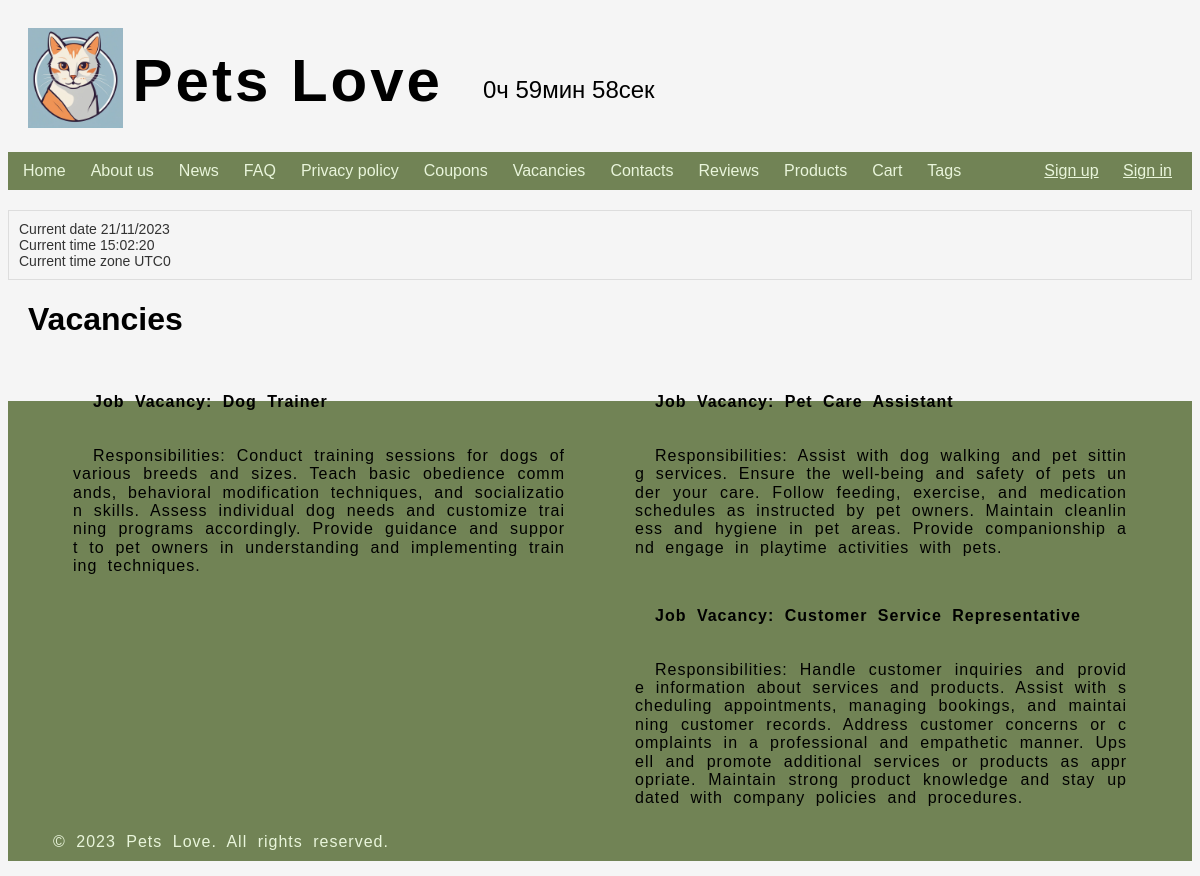
Page /vacancies/ on the committed database.
### shop/models.py (models this page shows)
class Vacancy(models.Model):
    title = models.CharField(max_length=50)
    description = models.TextField()

### shop/views.py (the view)
# urls.py: path('vacancies/', views.vacancies, name='vacancies'),
def vacancies(request):
    vacancies_list = Vacancy.objects.all()
    return render(request, 'information/vacancies.html', {'vacancies_list': vacancies_list})

### shop/templates/information/vacancies.html
{% extends "base.html" %}
{% load static %}
{% block extra_stylesheets %}
  <link rel="stylesheet" href={% static 'shop/styles_vacansies.css' %}>
{% endblock %}
{% block content %}
<body>
    <h1>Vacancies</h1>
    <div class="vacancies">
        {% for v in vacancies_list %}
        <div class="vacancy">
            <p><strong>{{ v.title }}</strong></p>
            <p>{{ v.description }}</p>
        </div>
        {% endfor %}
    </div>
   <br>
</body>
{% endblock %}

### shop/static/shop/styles_base.css (style rules this page uses)
body { font-family: 'Monseratt', Arial, sans-serif; padding: 0; background-color: #F5F5F5; overflow-x: hidden; }
p { margin: 15px; padding: 10px; text-indent: 20px; line-height: 1.15; text-transform: initial; word-spacing: 5px; letter-spacing: 1px; hyphens: auto; word-break: break-all; font-family: 'Monseratt', sans-serif; text-align: justify; font-kerning: normal; }
h1, h2, h3 { margin-left: 20px; }

### shop/static/shop/styles_vacansies.css (style rules this page uses)
.vacancy { float: left; width: 50%; box-sizing: border-box; padding: 0 10px; }
.vacancies::after { content: ""; clear: both; }
.vacancies { margin: 30px; }

### rows in the picture
Vacancy: title "Job Vacancy: Dog Trainer", description "Responsibilities: Conduct training sessions for dogs of various breeds and sizes. Teach basic obedience commands, behavioral modification techniques, and socialization skills. Assess individual dog needs and customize training programs accordingly. Provide guidance and support to pet owners in understanding and implementing training techniques."
Vacancy: title "Job Vacancy: Pet Care Assistant", description "Responsibilities: Assist with dog walking and pet sitting services. Ensure the well-being and safety of pets under your care. Follow feeding, exercise, and medication schedules as instructed by pet owners. Maintain cleanliness and hygiene in pet areas. Provide companionship and engage in playtime activities with pets."
Vacancy: title "Job Vacancy: Customer Service Representative", description "Responsibilities: Handle customer inquiries and provide information about services and products. Assist with scheduling appointments, managing bookings, and maintaining customer records. Address customer concerns or complaints in a professional and empathetic manner. Upsell and promote additional services or products as appropriate. Maintain strong product knowledge and stay updated with company policies and procedures."
